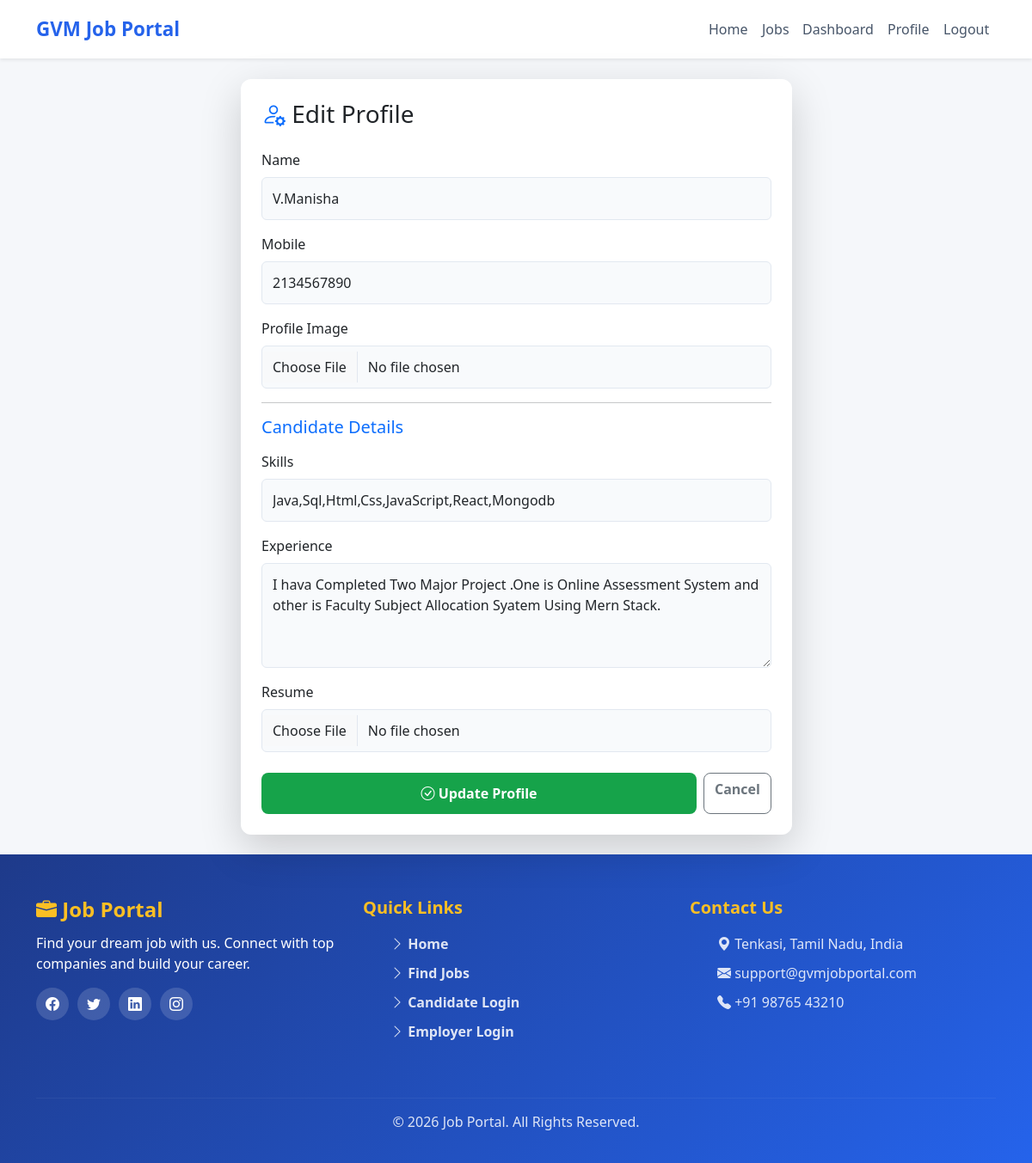
The app's page /edit_profile (signed in) with its own data.
### tables this page shows
CREATE TABLE users(
    user_id INTEGER PRIMARY KEY AUTOINCREMENT,
    name TEXT NOT NULL,
    email TEXT UNIQUE NOT NULL,
    mobile TEXT NOT NULL,
    password TEXT NOT NULL,
    role TEXT NOT NULL,

    work_status TEXT,
    company_name TEXT,
    company_type TEXT,

    skills TEXT,
    experience TEXT,
    profile_image TEXT
, resume_file TEXT, about_company TEXT);

### app.py (the view, shortened to what this page needs)
@app.route("/edit_profile", methods=["GET", "POST"])
def edit_profile():
    if "user_id" not in session:
        return redirect("/")
    user = get_user(session["user_id"])
    latest_resume = None
    if user["role"] == "Candidate":
        if user["resume_file"]:
            latest_resume = user["resume_file"]
        else:
            applications = get_user_applications(session["user_id"])
            if applications:
                latest_resume = applications[0]["resume_file"]
    return render_template(
        "edit_profile.html",
        user=user,
        latest_resume=latest_resume
    )

### database/user_db.py (called while the page is built)
def connect_db():
    conn = sqlite3.connect("database/database.db")
    conn.row_factory = sqlite3.Row
    return conn

def get_user(user_id):
    conn = connect_db()
    cursor = conn.cursor()
    cursor.execute("""
        SELECT *
        FROM users
        WHERE user_id = ?
    """, (user_id,))
    user = cursor.fetchone()
    conn.close()
    return user

### templates/edit_profile.html (shortened to what this page needs)
{% extends "base.html" %}
{% block content %}
<div class="container py-4">
    <div class="row justify-content-center">
        <div class="col-lg-7">
            <div class="card shadow-lg border-0 p-4">
                <h3 class="mb-4">
                    <i class="bi bi-person-gear text-primary"></i>
                    Edit Profile
                </h3>
                <form method="POST" enctype="multipart/form-data">
                    <div class="mb-3">
                        <label class="form-label">Name</label>
                        <input type="text"
                               name="name"
                               value="{{ user.name }}"
                               class="form-control"
                               required>
                    </div>
                    <div class="mb-3">
                        <label class="form-label">Mobile</label>
                        <input type="text"
                               name="mobile"
                               value="{{ user.mobile }}"
                               class="form-control"
                               required>
                    </div>
                    <div class="mb-3">
                        <label class="form-label">Profile Image</label>
                        <input type="file"
                               name="profile"
                               class="form-control"
                               accept="image/*">
                    </div>
                    {% if user.role == "Candidate" %}
                    <hr>
                    <h5 class="text-primary mb-3">Candidate Details</h5>
                    <div class="mb-3">
                        <label class="form-label">Skills</label>
                        <input type="text"
                               name="skills"
                               value="{{ user.skills or '' }}"
                               class="form-control"
                               placeholder="Python, Flask, SQL">
                    </div>
                    <div class="mb-3">
                        <label class="form-label">Experience</label>
                        <textarea name="experience"
                                  class="form-control"
                                  rows="4">{{ user.experience or '' }}</textarea>
                    </div>
                    <div class="mb-3">
                        <label class="form-label">Resume</label>
                        <input type="file"
                               name="resume"
                               class="form-control"
                               accept=".pdf,.doc,.docx">
                    </div>
                    {% endif %}
                    <div class="d-flex gap-2 mt-4">
                        <button type="submit"
                                class="btn btn-success flex-grow-1">
                            <i class="bi bi-check-circle"></i>
                            Update Profile
                        </button>
                        <a href="/profile"
                           class="btn btn-outline-secondary">
                            Cancel
                        </a>
                    </div>
                </form>
            </div>
        </div>
    </div>
</div>
{% endblock %}

### static/css/style.css (style rules this page uses)
* { margin: 0; padding: 0; box-sizing: border-box; }
body { font-family: 'Segoe UI', Tahoma, Geneva, Verdana, sans-serif; background: #f5f7fa; min-height: 100vh; display: flex; flex-direction: column; -webkit-font-smoothing: antialiased; text-rendering: optimizeLegibility; }
.card, .btn, .nav-link, i, .social-icons a { will-change: transform, box-shadow; transform: translateZ(0); transition: all 0.2s ease-in-out !important; }
.btn { font-weight: 600; border-radius: 8px; }
.card { border-radius: 12px; border: none; }

### static/css/login.css (style rules this page uses)
.form-control, .form-select { padding: 12px; border: 1px solid #e2e8f0; background: #f8fafc; }
.btn-success { background: #16a34a; border: none; padding: 12px; }
a { color: #2563eb; font-weight: 600; text-decoration: none; }

### records on screen
users: name "V.Manisha", mobile "2134567890", skills "Java,Sql,Html,Css,JavaScript,React,Mongodb", experience "I hava Completed Two Major Project .One is Online Assessment System and other is Faculty Subject Allocation Syatem Using Mern Stack."
